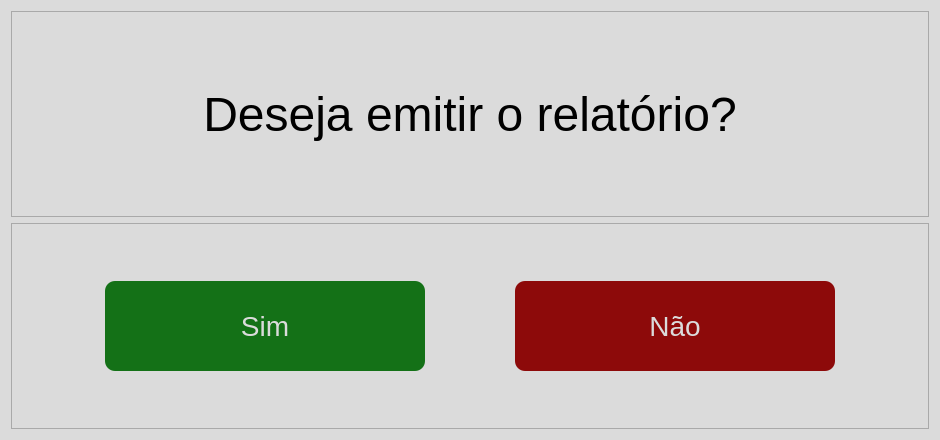
<?xml version="1.0" encoding="UTF-8"?>
<ui version="4.0">
 <class>Form</class>
 <widget class="QWidget" name="Form">
  <property name="geometry">
   <rect>
    <x>0</x>
    <y>0</y>
    <width>940</width>
    <height>440</height>
   </rect>
  </property>
  <property name="windowTitle">
   <string>Form</string>
  </property>
  <property name="styleSheet">
   <string notr="true">background-color: #DBDBDB;</string>
  </property>
  <layout class="QVBoxLayout" name="verticalLayout">
   <item>
    <widget class="QFrame" name="frame_2">
     <property name="frameShape">
      <enum>QFrame::StyledPanel</enum>
     </property>
     <property name="frameShadow">
      <enum>QFrame::Raised</enum>
     </property>
     <layout class="QVBoxLayout" name="verticalLayout_2">
      <item>
       <widget class="QLabel" name="label">
        <property name="sizePolicy">
         <sizepolicy hsizetype="Minimum" vsizetype="Preferred">
          <horstretch>0</horstretch>
          <verstretch>0</verstretch>
         </sizepolicy>
        </property>
        <property name="font">
         <font>
          <pointsize>36</pointsize>
          <weight>50</weight>
          <bold>false</bold>
         </font>
        </property>
        <property name="text">
         <string>Deseja emitir o relatório?</string>
        </property>
        <property name="alignment">
         <set>Qt::AlignCenter</set>
        </property>
       </widget>
      </item>
     </layout>
    </widget>
   </item>
   <item>
    <widget class="QFrame" name="frame">
     <property name="frameShape">
      <enum>QFrame::StyledPanel</enum>
     </property>
     <property name="frameShadow">
      <enum>QFrame::Raised</enum>
     </property>
     <layout class="QHBoxLayout" name="horizontalLayout">
      <item>
       <widget class="QPushButton" name="btn_sim">
        <property name="sizePolicy">
         <sizepolicy hsizetype="Minimum" vsizetype="Minimum">
          <horstretch>0</horstretch>
          <verstretch>0</verstretch>
         </sizepolicy>
        </property>
        <property name="font">
         <font>
          <pointsize>21</pointsize>
         </font>
        </property>
        <property name="styleSheet">
         <string notr="true">background-color: #147117;
color: #DBDBDB;
border-radius: 10px;
padding: 5px 10px;
max-height: 80px;
max-width: 300px;</string>
        </property>
        <property name="text">
         <string>Sim</string>
        </property>
       </widget>
      </item>
      <item>
       <widget class="QPushButton" name="btn_nao">
        <property name="sizePolicy">
         <sizepolicy hsizetype="Minimum" vsizetype="Minimum">
          <horstretch>0</horstretch>
          <verstretch>0</verstretch>
         </sizepolicy>
        </property>
        <property name="font">
         <font>
          <pointsize>21</pointsize>
         </font>
        </property>
        <property name="styleSheet">
         <string notr="true">background-color: #8D0A0A;
color: #DBDBDB;
border-radius: 10px;
padding: 5px 10px;
max-height: 80px;
max-width: 300px;</string>
        </property>
        <property name="text">
         <string>Não</string>
        </property>
       </widget>
      </item>
     </layout>
    </widget>
   </item>
  </layout>
 </widget>
 <resources/>
 <connections/>
</ui>
